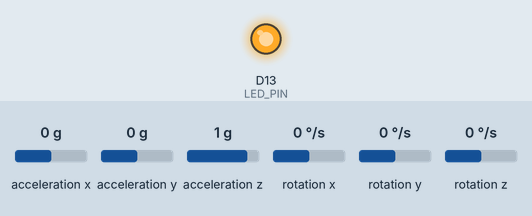
Simulated run of this sketch. Board: Arduino Nano 33 BLE. On the bench: output pins drawn as LEDs (lit = HIGH). Dashed ring = blinking. The inputs (shaded band) are chosen by the test bench; at power-on: acceleration x 0 g, acceleration y 0 g, acceleration z 1 g, rotation x 0 °/s, rotation y 0 °/s, rotation z 0 °/s. Nothing arrives over Bluetooth unless stated; a phone connects over Bluetooth LE 3 s after start.

Above: at 3.5 s.
At 5.5 s:
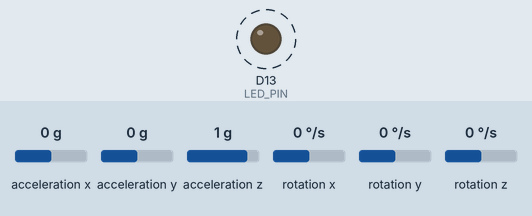
Timing chart, 0 to 6.6 s (numbered marks = the images above):
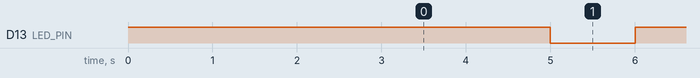

The sketch:

send_raw_data.ino
```cpp
/********************************************************
  Arduino Code: Stream Raw IMU Data in Batches via BLE
********************************************************/
#include <Arduino.h>
#include <ArduinoBLE.h>
#include <Arduino_BMI270_BMM150.h> // For IMU on Nano 33 BLE Sense
#include <cstring>

// 1) Define your BLE Service/Characteristic UUIDs
#define SERVICE_UUID        "12340000-0000-0000-0000-1234567890AB"
#define CHARACTERISTIC_UUID "12340001-0000-0000-0000-1234567890AB"

// Use built-in LED for status indication
#define LED_PIN LED_BUILTIN

// IMU sampling rate (approx). We'll try ~100 Hz in the loop.
const int SAMPLE_DELAY_US = 10000; // 10 ms = 100 Hz

// How often we send a BLE packet (ms)
const unsigned long SEND_INTERVAL_MS = 10; // send every 10 ms

// Ring buffer settings
const int RING_BUFFER_SIZE = 128; // adjust as needed

struct ImuSample {
  uint32_t tMillis;  // 4 bytes
  float ax;          // 4 bytes
  float ay;          // 4 bytes
  float az;          // 4 bytes
  float gx;          // 4 bytes
  float gy;          // 4 bytes
  float gz;          // 4 bytes
};

// The ring buffer
ImuSample ringBuffer[RING_BUFFER_SIZE];
volatile int headIndex = 0; // where we write new samples
volatile int tailIndex = 0; // where we read for sending

// BLE objects
BLEService rawService(SERVICE_UUID);
BLECharacteristic rawDataChar(CHARACTERISTIC_UUID,
                             BLERead | BLENotify,
                             512); // max payload size (will do binary packing)

unsigned long lastSendMs = 0;

// Status tracking
bool bleInitialized = false;
bool imuInitialized = false;

void setup() {
  // Set up LED for status indication
  pinMode(LED_PIN, OUTPUT);
  digitalWrite(LED_PIN, HIGH);  // Turn on LED at startup

  // Initialize Serial (but don't wait for it)
  Serial.begin(115200);

  // Add a longer startup delay to ensure stable power
  delay(2000);

  // Initialize BLE with multiple retries
  int retries = 0;
  while (!BLE.begin() && retries < 10) {
    delay(500);
    digitalWrite(LED_PIN, !digitalRead(LED_PIN));  // Toggle LED during retry
    retries++;
  }

  if (retries < 10) {
    bleInitialized = true;
  }

  // Configure BLE regardless (attempt to recover)
  BLE.setLocalName("Nano33_RawIMU");
  BLE.setAdvertisedService(rawService);

  // Add characteristic to service
  rawService.addCharacteristic(rawDataChar);

  // Add service
  BLE.addService(rawService);

  // Start advertising
  BLE.advertise();

  // Initialize IMU with retries
  retries = 0;
  while (!IMU.begin() && retries < 10) {
    delay(500);
    digitalWrite(LED_PIN, !digitalRead(LED_PIN));  // Toggle LED during retry
    retries++;
  }

  if (retries < 10) {
    imuInitialized = true;
  }

  // Status indicator
  if (bleInitialized && imuInitialized) {
    // Both initialized successfully - solid LED
    digitalWrite(LED_PIN, HIGH);
  } else if (bleInitialized) {
    // Only BLE initialized - fast blink
    for (int i = 0; i < 6; i++) {
      digitalWrite(LED_PIN, !digitalRead(LED_PIN));
      delay(100);
    }
  } else if (imuInitialized) {
    // Only IMU initialized - slow blink
    for (int i = 0; i < 3; i++) {
      digitalWrite(LED_PIN, !digitalRead(LED_PIN));
      delay(200);
    }
  } else {
    // Nothing initialized - LED off
    digitalWrite(LED_PIN, LOW);
  }

  lastSendMs = millis();
}

/**
 * Write one sample into ring buffer (non-blocking).
 */
void storeSample(uint32_t tMs, float ax, float ay, float az,
                 float gx, float gy, float gz)
{
  int nextHead = (headIndex + 1) % RING_BUFFER_SIZE;
  // Check for overflow
  if (nextHead == tailIndex) {
    // Buffer full -> drop sample or move tail
    // For simplicity, let's overwrite oldest by moving tail
    tailIndex = (tailIndex + 1) % RING_BUFFER_SIZE;
  }
  ringBuffer[headIndex].tMillis = tMs;
  ringBuffer[headIndex].ax = ax;
  ringBuffer[headIndex].ay = ay;
  ringBuffer[headIndex].az = az;
  ringBuffer[headIndex].gx = gx;
  ringBuffer[headIndex].gy = gy;
  ringBuffer[headIndex].gz = gz;
  headIndex = nextHead;
}

/**
 * Send all buffered samples via a single BLE notification if space allows.
 * We'll pack them in binary form.
 */
void sendBufferBatch() {
  // We'll build a small binary payload in a local buffer.
  // Each sample is 7 fields * 4 bytes = 28 bytes.
  // We'll send as many as we can that fit in ~1 BLE packet (<=512 bytes).
  // In practice, your effective MTU might be ~185-247. You may need chunking.
  // This is a simplified example that tries to send up to 512 bytes at once.

  static uint8_t payload[512];
  int offset = 0;

  // Collect samples from tail to head
  while (tailIndex != headIndex) {
    if (offset + 28 > 512) {
      // no more space in this chunk
      break;
    }
    ImuSample &s = ringBuffer[tailIndex];
    // pack binary
    memcpy(payload + offset, &s.tMillis, 4); offset += 4;
    memcpy(payload + offset, &s.ax, 4);      offset += 4;
    memcpy(payload + offset, &s.ay, 4);      offset += 4;
    memcpy(payload + offset, &s.az, 4);      offset += 4;
    memcpy(payload + offset, &s.gx, 4);      offset += 4;
    memcpy(payload + offset, &s.gy, 4);      offset += 4;
    memcpy(payload + offset, &s.gz, 4);      offset += 4;

    // advance tail
    tailIndex = (tailIndex + 1) % RING_BUFFER_SIZE;
  }

  // Now if offset>0, we have data to send
  if (offset > 0) {
    rawDataChar.writeValue(payload, offset);
  }
}

// Attempt to recover BLE if it's not working
void attemptBLERecovery() {
  static unsigned long lastRecoveryAttempt = 0;
  unsigned long now = millis();

  // Only try recovery every 30 seconds
  if (now - lastRecoveryAttempt < 30000) {
    return;
  }

  lastRecoveryAttempt = now;

  // Toggle LED to indicate recovery attempt
  digitalWrite(LED_PIN, !digitalRead(LED_PIN));

  // Try to re-initialize BLE
  BLE.end();
  delay(500);

  if (BLE.begin()) {
    bleInitialized = true;
    BLE.setLocalName("Nano33_RawIMU");
    BLE.setAdvertisedService(rawService);
    BLE.addService(rawService);
    BLE.advertise();
    digitalWrite(LED_PIN, HIGH);  // Success indicator
  } else {
    digitalWrite(LED_PIN, LOW);   // Failure indicator
  }
}

void loop() {
  // Check if BLE is still working, attempt recovery if needed
  if (!bleInitialized) {
    attemptBLERecovery();
  } else {
    // Service BLE connections
    BLEDevice central = BLE.central();

    // If central connected, blink LED
    static unsigned long lastBlink = 0;
    if (central && central.connected()) {
      if (millis() - lastBlink > 1000) {
        digitalWrite(LED_PIN, !digitalRead(LED_PIN));
        lastBlink = millis();
      }
    }
  }

  // 1) Sample the IMU at ~100 Hz (block or time check).
  static unsigned long lastSampleMicros = 0;
  unsigned long nowMicros = micros();
  if (nowMicros - lastSampleMicros >= SAMPLE_DELAY_US && imuInitialized) {
    lastSampleMicros = nowMicros;

    // read IMU
    float ax, ay, az;
    float gx, gy, gz; // in deg/s by default
    if (IMU.accelerationAvailable() && IMU.gyroscopeAvailable()) {
      IMU.readAcceleration(ax, ay, az);
      IMU.readGyroscope(gx, gy, gz);
      // store in buffer
      storeSample(millis(), ax, ay, az, gx, gy, gz);
    }
  }

  // 2) Every 10 ms, send all queued samples in one notification if BLE is working
  unsigned long nowMs = millis();
  if (nowMs - lastSendMs >= SEND_INTERVAL_MS && bleInitialized) {
    lastSendMs = nowMs;
    sendBufferBatch();
  }
}
```

Measured:
- by itself, D13 (LED_PIN): alternates HIGH for 1.0 s and LOW for 1.0 s
